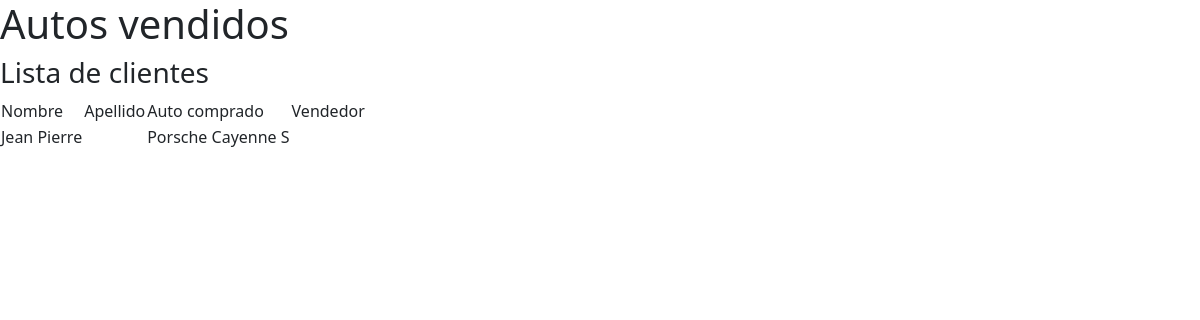
Before: /autosapp/clientes/ with the older database file.
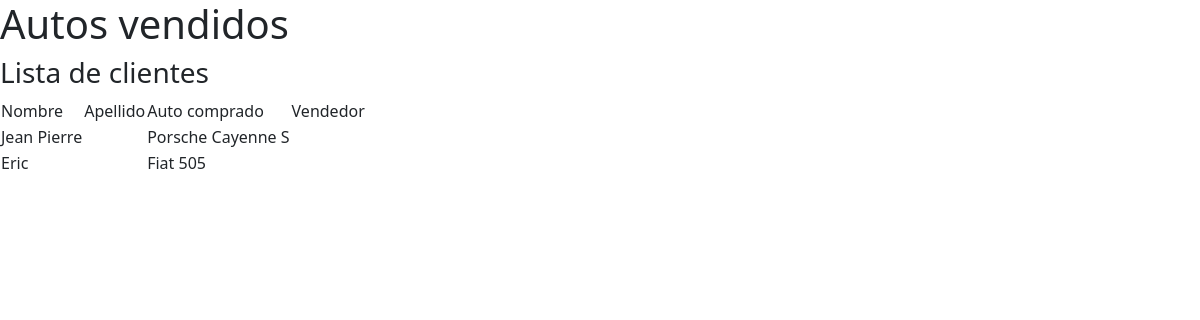
After: the same page with the newer database file.
### AutosApp/models.py (models this page shows)
class Cliente(models.Model):
    nombre= models.CharField("Nombre", max_length=30)
    apellido= models.CharField("Apellido", max_length=30)
    auto_comprado = models.CharField("Auto Comprado", max_length=30,blank=True, null=True)
    vendedor_nombre = models.CharField("Vendedor ", max_length=30, blank=True, null=True)

### AutosApp/views.py (the view)
# urls.py: path('clientes/', clientes, name = "clientes"),
def clientes(request):
    clientes = Cliente.objects.all()
    return render(request,'AutosApp/clientes.html', {'clientes': clientes})

### AutosApp/templates/AutosApp/clientes.html (shortened to what this page needs)
{% load static %}
<!DOCTYPE html>
<html lang="en">
<head>
    <link rel="stylesheet" href= "{% static 'AutosApp/styles.css' %}" >
</head>
<body>
    <h1>Autos vendidos</h1>
    <h3>Lista de clientes </h3>
    <table>
        <thead>
            <td> Nombre </td>
            <td> Apellido </td>
            <td> Auto comprado </td>
            <td> Vendedor </td>
        </thead>
        {% for cliente in clientes %}
        <tr>
            <td> {{cliente.nombre}} </td>
            <td> {{cleinte.apellido}} </td>
            <td> {{cliente.auto_comprado}} </td>
            <td> {{cliente.vendedor}} </td>
        </tr>
        {% endfor %}
    </table>
</body>
</html>

Changed rows visible on the page:
added Cliente: nombre "Eric", auto_comprado "Fiat 505"
